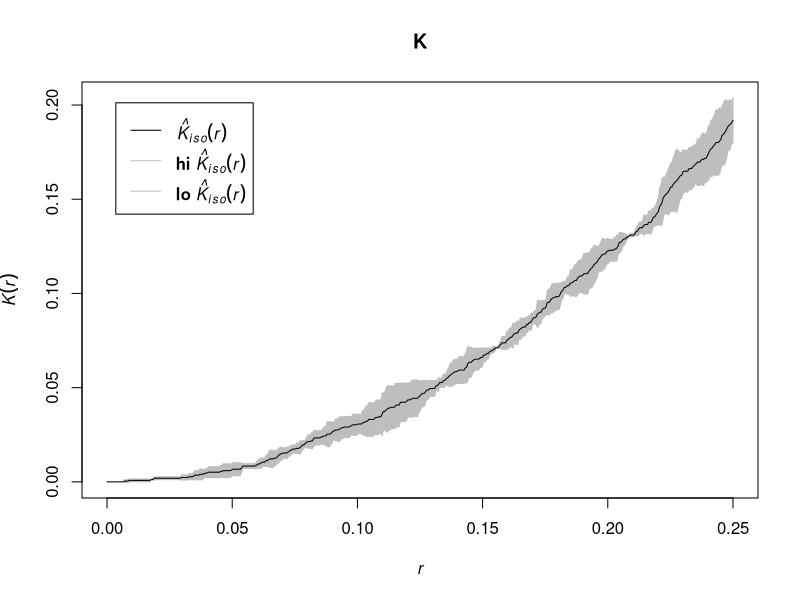

Generate this figure with R:
library(spatstat)


### Name: pool.rat
### Title: Pool Data from Several Ratio Objects
### Aliases: pool.rat
### Keywords: spatial nonparametric

### ** Examples

   K1 <- Kest(runifpoint(42), ratio=TRUE, correction="iso")   
   K2 <- Kest(runifpoint(42), ratio=TRUE, correction="iso")   
   K3 <- Kest(runifpoint(42), ratio=TRUE, correction="iso")
   K <- pool(K1, K2, K3)
   plot(K, pooliso ~ r, shade=c("hiiso", "loiso"))
